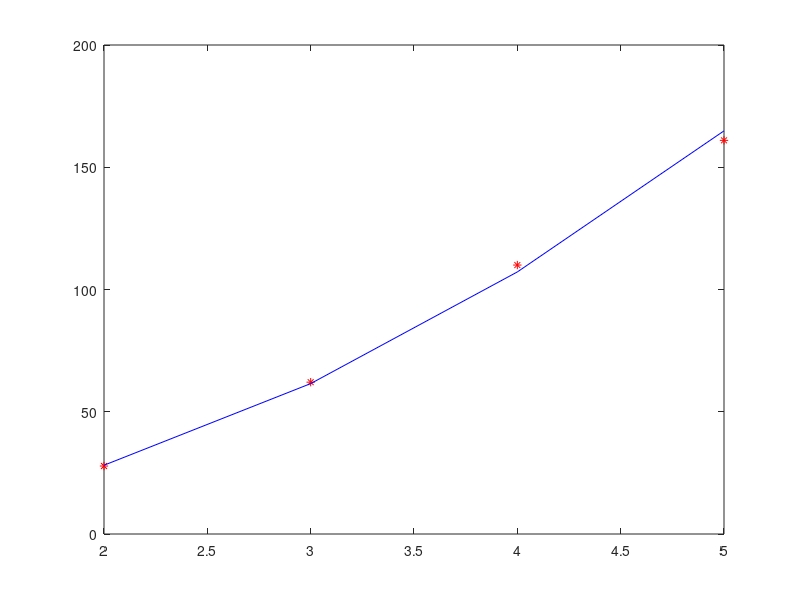

MATLAB code to generate this figure:
clc;
clear;
x = [2, 3, 4, 5];
y = [27.8, 62.1, 110,161];
X = log(x);
Y = log(y);
n = length(x);
M = [n sum(X); sum(X) sum(X.^2)];
b = [sum(Y); sum(X.*Y)];
X = inv(M)*b;
A = X(1); 
B = X(2);
L = exp(A)*x.^B;
plot(x,y,'*r',x,L,'b-');